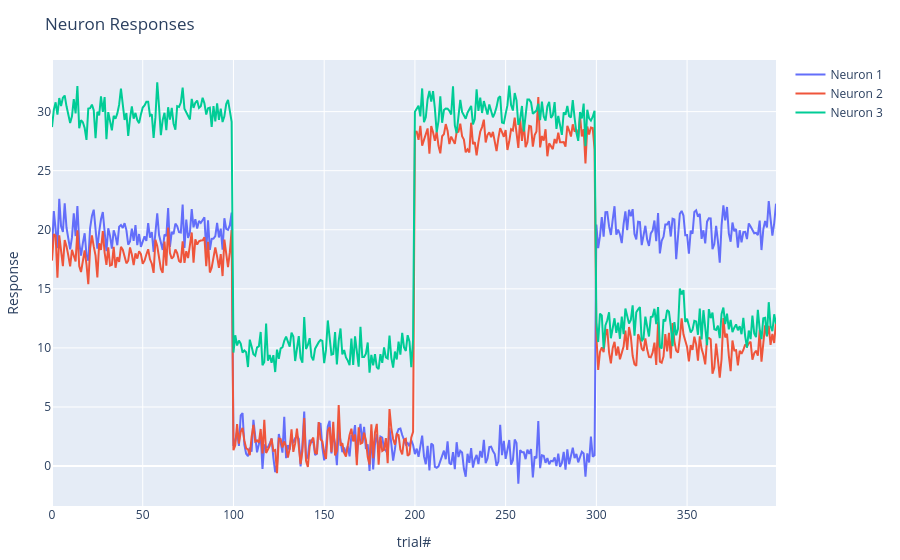

The notebook cell saved with this chart:
### Code cell
using MultivariateStats
using Distributions
using PlotlyJS

# --- Data Generation ---

# Number of samples per class
n_samples = 100

# 3 Neurons' response means to four conditions
response_means = [
    [20.0, 18.0, 30.0],
    [2.0, 2.0, 10.0],
    [1.0, 28.0, 30.0],
    [20.0, 10.0, 12.0]
]

# Neurons' covariance matrix
covariance = [
    1.0 0.7 0.5;
    0.7 1.0 0.2;
    0.5 0.2 1;
]

# Generate neuron data for each condition
neuron_data = vcat(
    (rand(MvNormal(response_means[1], covariance), n_samples))',
    (rand(MvNormal(response_means[2], covariance), n_samples))',
    (rand(MvNormal(response_means[3], covariance), n_samples))',
    (rand(MvNormal(response_means[4], covariance), n_samples))'
)

println(size(neuron_data))

# Create traces for each neuron
traces = PlotlyJS.AbstractTrace[] 
for n in 1:size(neuron_data, 2)
    trace = scatter(y=neuron_data[:, n], name="Neuron $(n)")
    push!(traces, trace)
end

# Create the plot layout
layout = Layout(
    title="Neuron Responses",
    xaxis_title="trial#",
    yaxis_title="Response"
)

# Create the plot
plt = plot(traces, layout)

# Display the plot
display(plt)

### Figure 1 — Plotly figure (JSON) as saved in the notebook; plotly's stock layout.template omitted (floating-point values rounded to 4 significant figures; data arrays with more than 128 entries replaced by an {"elided": "..."} marker saying what was removed)
{"data": [{"name": "Neuron 1", "type": "scatter", "y": {"elided": "400 float values"}}, {"name": "Neuron 2", "type": "scatter", "y": {"elided": "400 float values"}}, {"name": "Neuron 3", "type": "scatter", "y": {"elided": "400 float values"}}], "layout": {"margin": {"b": 50, "l": 50, "r": 50, "t": 60}, "title": "Neuron Responses", "xaxis": {"title": {"text": "trial#"}}, "yaxis": {"title": {"text": "Response"}}}}
